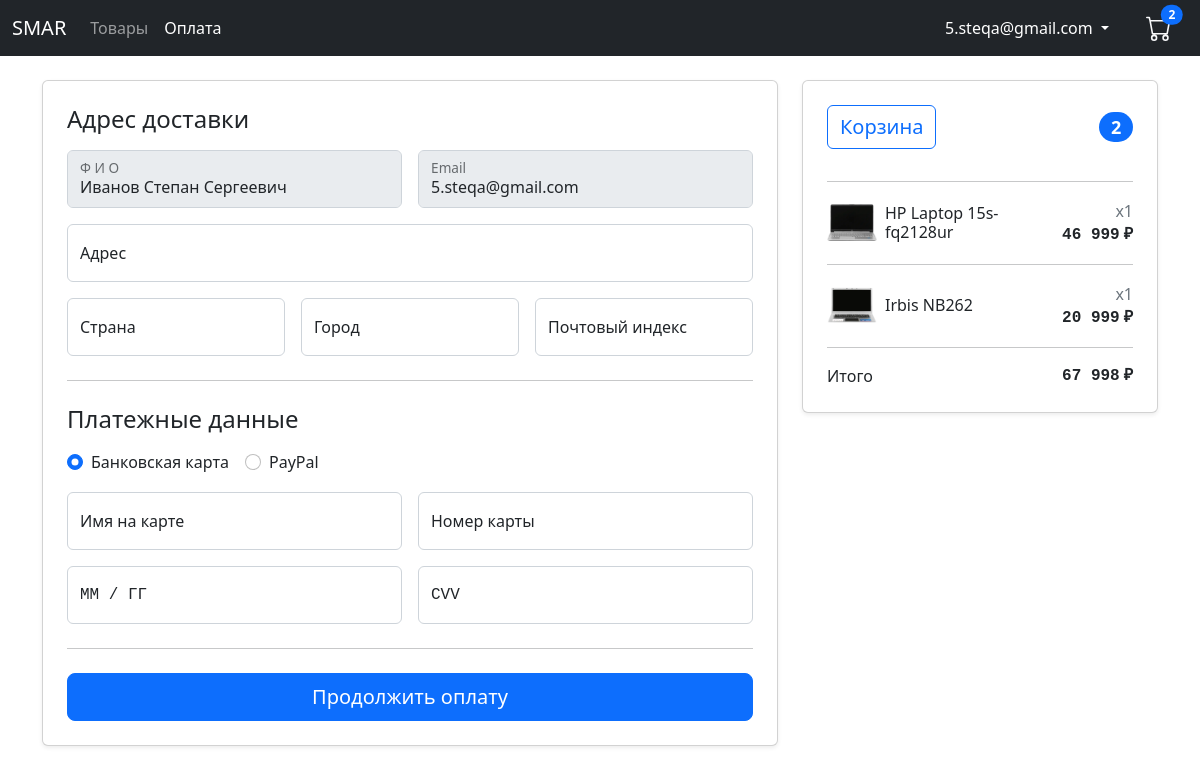
The page /checkout/ (signed in) on the database as committed earlier.
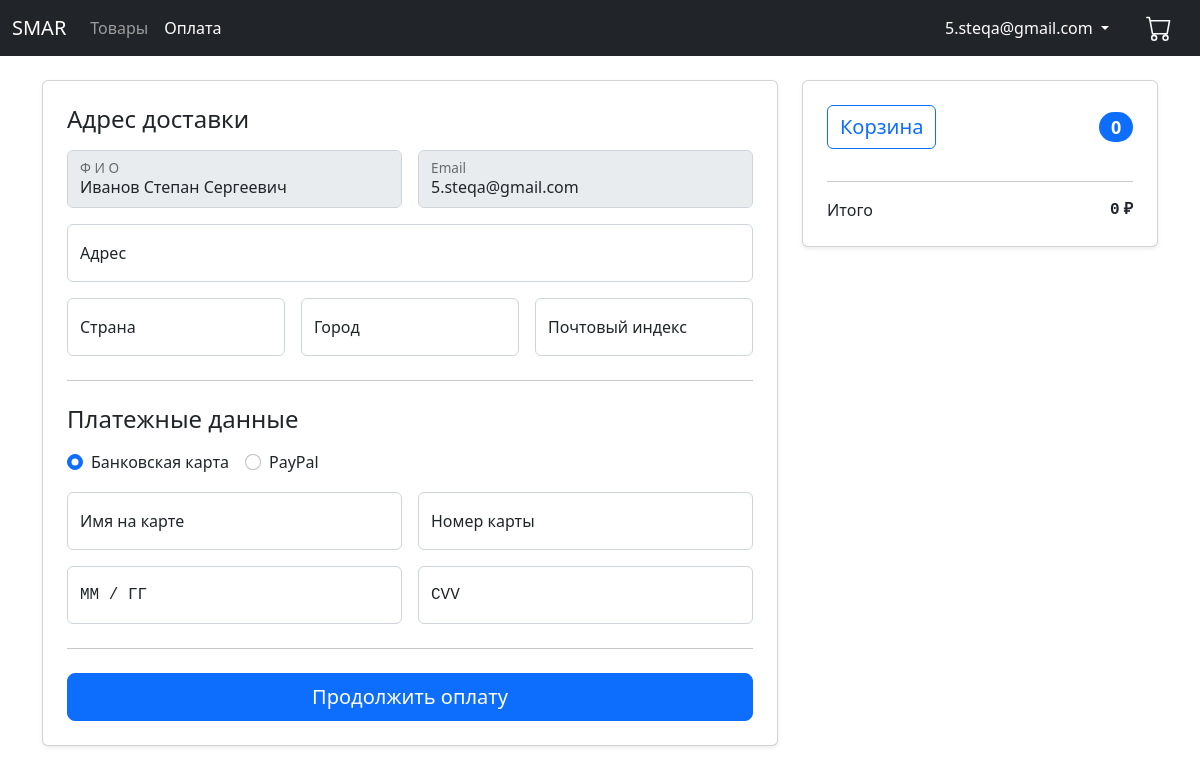
The same page on the database as committed later.
### store/models.py (models this page shows, shortened)
class Order(models.Model):
    ORDER_STATUSES = [
        (False, 'Не оформлен'),
        ('1', 'Ожидает отправки'),
        ('2', 'Отправлен'),
        ('3', 'Выполнен'),
    ]
    customer = models.ForeignKey(CustomUser, on_delete=models.SET_NULL, null=True)
    date_ordered = models.DateTimeField(auto_now_add=True)
    date_updated = models.DateTimeField(auto_now=True)
    status = models.CharField(max_length=16, choices=ORDER_STATUSES, default=False)
    transaction_id = models.CharField(max_length=200)
    @property
    def get_total_order_price(self):
        order_items = self.orderitem_set.all()
        total_price = sum(item.get_total_items_price for item in order_items)
        return total_price
    @property
    def get_total_order_quantity(self):
        order_items = self.orderitem_set.all()
        total_quantity = sum(item.quantity for item in order_items)
        return total_quantity

class OrderItem(models.Model):
    product = models.ForeignKey(Product, on_delete=models.SET_NULL, null=True)
    order = models.ForeignKey(Order, on_delete=models.SET_NULL, null=True)
    quantity = models.SmallIntegerField(default=0)
    date_added = models.DateTimeField(auto_now_add=True)
    @property
    def get_total_items_price(self):
        total_price = self.product.price * self.quantity
        return total_price

class Product(models.Model):
    name = models.CharField(max_length=44)
    price = models.DecimalField(max_digits=9, decimal_places=2)
    image = models.ImageField()

### store/views.py (the view)
# urls.py: path('checkout/', views.checkout, name='checkout'),
def checkout(request):
    data = cart_data(request)
    order = data['order']
    order_items = data['order_items']
    cart_total_quantity = data['cart_total_quantity']
    context = {
        'order': order,
        'order_items': order_items,
        'cart_total_quantity': cart_total_quantity,
    }
    if request.user.is_authenticated:
        context['fio'] = request.user.fio
        context['email'] = request.user.email
    return render(request, 'store/checkout.html', context)

### store/utils.py (called while the page is built)
def cart_data(request):
    if request.user.is_authenticated:
        customer = request.user
        order, created = Order.objects.get_or_create(customer=customer, status=False)
        order_items = order.orderitem_set.all()
        cart_total_quantity = order.get_total_order_quantity
    else:
        cart = cookie_cart_data(request)
        order = cart['order']
        order_items = cart['order_items']
        cart_total_quantity = cart['cart_total_quantity']
    return {
        'order': order,
        'order_items': order_items,
        'cart_total_quantity': cart_total_quantity,
    }

### store/templates/store/checkout.html (shortened to what the changed rows need)
{% extends 'store/base.html' %}
{% load static %}
{% load humanize %}
{% block content %}
<div class="row gx-4 my-4">
    <div class="col-xl-4 col-12 order-xl-last order-first mb-4">
        <div class="card shadow-sm p-4">
            <h4 class="d-flex justify-content-between align-items-center mb-3">
                <a href="{% url 'cart' %}" class="btn btn-outline-primary fs-5">Корзина</a>
                <span class="badge bg-primary rounded-pill">{{ order.get_total_order_quantity }}</span>
            </h4>
            <hr>
            {% for item in order_items %}
            <div class="row align-items-center">
                <div class="col-8 d-flex align-items-center">
                    <img src="{{ item.product.image.url }}" class="rounded-1" style="height: 50px;" alt="...">
                    <h6 class="m-0 ms-2">{{ item.product.name }}</h6>
                </div>
                <div class="col-4 text-end">
                    <p class="m-0 text-secondary text-end">x{{ item.quantity }}</p>
                    <p class="m-0 font-monospace fw-semibold">{{ item.product.price|floatformat:"-2g" }}<span
                            class="ms-1">₽</span></p>
                </div>
            </div>
            <hr>
            {% endfor %}
            <div class="d-flex justify-content-between">
                <span>Итого</span>
                <p class="m-0 font-monospace fw-semibold">{{ order.get_total_order_price|floatformat:"-2g" }}<span
                        class="ms-1">₽</span></p>
            </div>
        </div>
    </div>
</div>
{% endblock %}

### store/templates/store/base.html (shortened to what this page needs)
<!DOCTYPE html>
{% load static %}
<html lang="en">
<head>
    <link href="https://cdn.jsdelivr.net/npm/bootstrap@5.2.0-beta1/dist/css/bootstrap.min.css" rel="stylesheet"
>
    <link rel="stylesheet" href="{% static 'css/styles.css' %}">
    <link rel="stylesheet" href="{% static 'css/add-to-cart-btn.css' %}">
    <link rel="stylesheet" href="{% static 'css/input-status.css' %}">
</head>
<body>
    <nav class="navbar navbar-expand-md navbar-dark bg-dark">
        <div class="container-fluid" bis_skin_checked="1">
            <a class="navbar-brand" href="{% url 'store' %}">SMAR</a>
            <div class="collapse navbar-collapse" id="navbarCollapse" bis_skin_checked="1">
                <ul class="navbar-nav me-auto mb-2 mb-md-0">
                    <li class="nav-item">
                        <a class="nav-link {% block active-store %}{% endblock %}" aria-current="page"
                            href="{% url 'store' %}">Товары</a>
                    </li>
                    <li class="nav-item">
                        <a class="nav-link {% block active-checkout %}{% endblock %}" aria-current="page"
                            href="{% url 'checkout' %}">Оплата</a>
                    </li>
                </ul>
                <div class="d-flex align-items-center me-3">
                    {% if not request.user.is_authenticated %}
                    <a class="btn btn-outline-light border border-2 rounded-4 me-4" href="{% url 'login-user' %}">Войти</a>
                    {% else %}
                    <div class="btn-group">
                        <button type="button" class="btn btn-link dropdown-toggle rounded-4 text-white text-decoration-none me-4" data-bs-toggle="dropdown" aria-expanded="false">
                            {{ request.user }}
                        </button>
                    </div>
                    {% endif %}
                    <div>
                        <a href="{% url 'cart' %}" class="text-light">
                            {% if cart_total_quantity %}
                            <span
                                class="position-absolute top-40 start-80 translate-middle badge rounded-pill bg-primary cart">
                                {{ cart_total_quantity }}</span>
                            {% else %}
                            <span
                                class="position-absolute top-40 start-80 translate-middle badge rounded-pill bg-primary cart"></span>
                            {% endif %}
                        </a>
                    </div>
                </div>
            </div>
        </div>
    </nav>
    <div class="container">
        {% block content %}
        {% endblock %}
    </div>
</body>
</html>

Rows that differ between the two databases and show on the page:
no longer on this page (row edited): Order: get_total_order_quantity "2", get_total_order_price "67 998"
no longer on this page (row unchanged): OrderItem: product.image (picture), product.name "HP Laptop 15s-fq2128ur", quantity "1", product.price "46 999"
no longer on this page (row unchanged): OrderItem: product.image (picture), product.name "Irbis NB262", quantity "1", product.price "20 999"
added Order: get_total_order_quantity "0", get_total_order_price "0"
Other text that changed with them:
{{ cart_total_quantity }}: "2" → (not shown)
